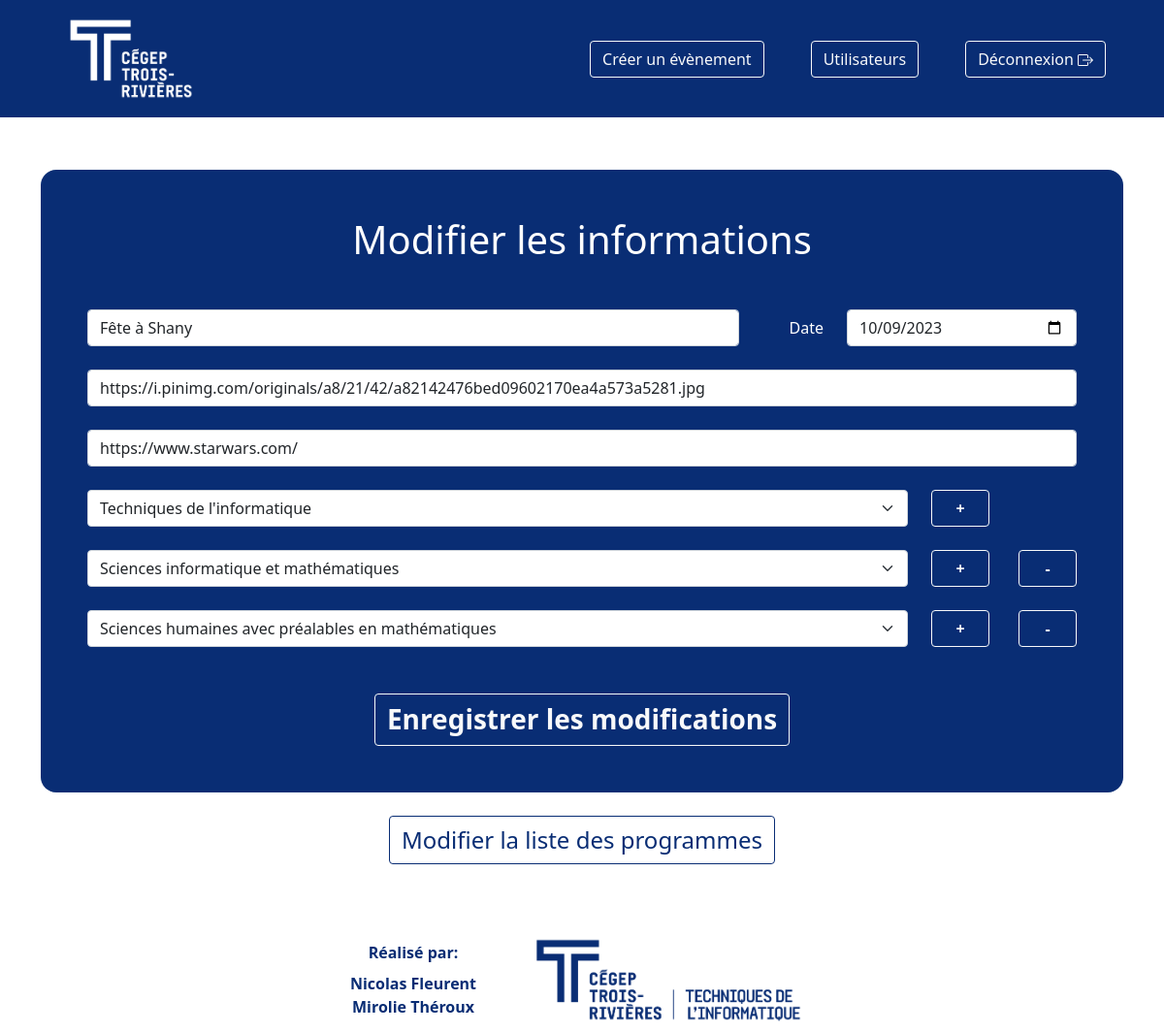
Page /modifier.php?id=66 (signed in) on the committed database.
### tables this page shows
CREATE TABLE `evenement` (
  `id` int(11) NOT NULL AUTO_INCREMENT,
  `nom` varchar(255) NOT NULL,
  `date` date NOT NULL,
  `lien` varchar(1500) NOT NULL,
  `image` varchar(1500) NOT NULL DEFAULT 'img/CTR_Logo_RVB.jpg',
  `etudiantSatisfait` int(11) NOT NULL DEFAULT '0',
  `etudiantNeutre` int(11) NOT NULL DEFAULT '0',
  `etudiantInsatisfait` int(11) NOT NULL DEFAULT '0',
  `employeurSatisfait` int(11) NOT NULL DEFAULT '0',
  `employeurNeutre` int(11) NOT NULL DEFAULT '0',
  `employeurInsatisfait` int(11) NOT NULL DEFAULT '0',
  PRIMARY KEY (`id`)
);

### modifier.php (the view, shortened to what this page needs)
<!DOCTYPE html>
<html lang="en">
<head>
    <link href="https://cdn.jsdelivr.net/npm/bootstrap@5.0.2/dist/css/bootstrap.min.css" rel="stylesheet">
    <link rel="stylesheet" href="css/styles.css">
</head>
<body>
    <?php
    if ($_SESSION['connexion'] == true) {
    ?>
    <div class="container-fluid vh-100 d-flex flex-column justify-content-between p-0">
        <header>
            <nav class="navbar navbar-expand bg-body-tertiary mb-5 fixed-top">
                <div class="container-fluid ">
                    <a class="ms-5" href="index.php">
                        <img src="img/CTR_Logo_BLANC.png" alt="Logo CégepTR">
                    </a>
                    <ul class="navbar-nav mb-2 mb-lg-0 align-items-center justify-content-end me-5">
                        <li class="nav-item ms-5">
                            <a class="btn btn-outline-light" href="validation.php?destination=ajouter">Créer un évènement</a>
                        </li>
                        <li class="nav-item ms-5">
                            <a class="btn btn-outline-light" href="validation.php?destination=listeUsager">Utilisateurs</a>
                        </li>
                        <li class="nav-item ms-5">
                            <a class="btn btn-outline-light" href="deconnexion.php">
                                Déconnexion
                            </a>
                        </li>
                    </ul>
                </div>
            </nav>
        </header>
    <?php
        $id = $nom = $date = $lien = $departement = "";
        $erreurChant = $erreurBD = false;
        $conn = mysqli_connect($servername, $username, $password, $dbname);
        $conn->query('SET NAMES utf8');
        if ($_SERVER["REQUEST_METHOD"] != "POST" || $erreurChant == true || $erreurDB == true) {
            if (isset($_GET['id'])) {
                $id = test_input($_GET['id']);
            }
            if ($id != "") {
                $sql = "SELECT * FROM evenement WHERE id=$id";
                $result = $conn->query($sql);
                if ($result->num_rows > 0) {
                    $row = $result->fetch_assoc();
                }
                else{
                    mysqli_close($conn);
                    header("Location: ./index.php");
                }
                $nom = $row["nom"];
                $date = $row["date"];
                $lien = $row["lien"];
                if ($row["image"] == "img/CTR_Logo_RVB.jpg") {
                    $image = "";
                } else {
                    $image = $row["image"];
                }
    ?>
            <main>
                <div class="container d-flex flex-column justify-content-center align-items-center">
                    <div class="container-fluid bg-ctr-bleu radius-1rem text-white p-5 mb-2">
                        <h1 class="text-center mb-5">Modifier les informations</h1>
                        <form id="form" class="g-3 needs-validation" action="<?php echo htmlspecialchars($_SERVER["PHP_SELF"]); ?>" method="post" novalidate>
                            <div class="row mb-4">
                                <div class="col-sm-8">
                                    <input type="text" class="form-control" id="nom" name="nom" value="<?php echo $nom; ?>" placeholder="Nom de l'évènement" required>
                                </div>
                                <label for="date" class="col-sm-1 col-form-label text-end">Date</label>
                                <div class="col-sm-3">
                                    <input type="date" class="form-control" id="date" name="date" value="<?php echo $date; ?>" required>
                                </div>
                            </div>
                            <div class="row mb-4">
                                <div class="col-sm-12">
                                    <input type="text" class="form-control" id="image" name="image" value="<?php echo $image; ?>" placeholder="Lien vers une image représentant l'évènement">
                                </div>
                            </div>
                            <div class="row mb-4">
                                <div class="col-sm-12">
                                    <input type="text" class="form-control" id="lien" name="lien" value="<?php echo $lien; ?>" placeholder="Lien du site web de l'évènement">
                                </div>
                            </div>
                            <div id="containerDepartement" class="container-fluid p-0 m-0">
                                <?php
                                $sql = "SELECT ed.id_departement, d.nom FROM evenement_departement ed INNER JOIN departement d ON d.id = ed.id_departement WHERE ed.id_evenement=$id";
                                $result = $conn->query($sql);
                                $programmeChoisis = [];
                                $i = 0;
                                if ($result->num_rows > 0) {
                                    while ($row = $result->fetch_assoc()) {
                                        $programmeChoisis[$i++] = $row['nom'];
                                    }
                                }
                                foreach ($programmeChoisis as $programmeChoisi) {
                                ?>
                                    <div class="row mb-4 original-row">
                                        <div class="col-sm-10">
                                            <select class="form-select" aria-label="Default select example" name="departement0">
                                                <option selected><?php echo $programmeChoisi; ?></option>
                                            </select>
                                        </div>
                                        <div class="col-sm-2 text-end d-flex justify-content-between">
                                            <button type="button" class="btn btn-outline-light btn-ajouterDept fw-bold">+</button>
                                            <button type="button" class="btn btn-outline-light btn-supprimerDept fw-bold">-</button>
                                        </div>
                                    </div>
                                <?php
                                }
                                ?>
                            </div>
                            <div class="text-center">
                                <button id="btnEnvoyer" type="submit" class="btn btn-outline-light fw-bold fs-3 mt-4 pt-1">Enregistrer les modifications</button>
                            </div>
                        </form>
                    </div>
                </div>
                <div class="text-center mt-3">
                    <a class="btn btn-outline-dark mb-3 fs-4" href="listeProgramme.php">Modifier la liste des programmes</a>
                </div>
            </main>
                <footer class="mt-5 w-100">
                    <div class="d-flex w-100 justify-content-center">
                        <div class="d-flex flex-column justify-content-center text-center me-5">
                            <p class="mb-2">Réalisé par:</p>
                            <p class="mb-0">Nicolas Fleurent</p>
                            <p class="mb-0">Mirolie Théroux</p>
                        </div>
                        <img src="img/Logo_offic_2L_Techniques_informatique-01.png" alt="Logo tech">
                    </div>
                </footer>
    </div>
    <?php
            } else {
                mysqli_close($conn);
                header("Location: ./index.php");
            }
        }
    } else {
        header("Location: ./connexion.php");
    }
    function test_input($data)
    {
        $data = trim($data);
        $data = addslashes($data);
        $data = htmlspecialchars($data);
        return $data;
    }
    ?>
</body>
</html>

### css/styles.css (style rules this page uses)
.radius-1rem { border-radius: 1rem; }
.bg-ctr-bleu, .navbar { background-color: #092D74; }
.btn-outline-dark { color: #092D74; border-color: #092D74; }
.btn-ajouterDept, .btn-supprimerDept { width: 40%; }
main { margin-top: 175px; }
nav img { height: 105px; }
nav { border-bottom: solid white 1px; }
footer img { width: 25%; }
footer { color: #092D74; font-weight: 700; }

### rows in the picture
evenement: nom "Fête à Shany", date "10/09/2023", image "https://i.pinimg.com/originals/a8/21/42/a82142476bed09602170ea4a573a5281.jpg", lien "https://www.starwars.com/"

### other values in the picture
form field departement0 "Techniques de l'informatique"
form field value "Sciences informatique et mathématiques"
form field value "Sciences humaines avec préalables en mathématiques"
